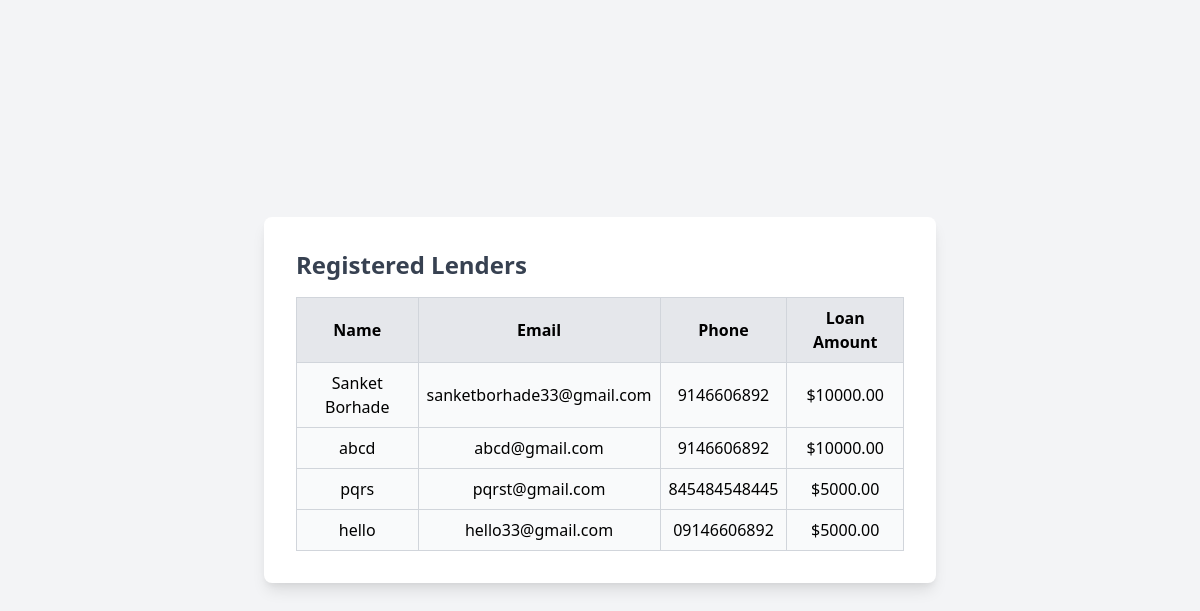
Screenshot of /lenders/ with the database file from the repository.
### loan/models.py (models this page shows, shortened)
class Lender(models.Model):
    name = models.CharField(max_length=255)
    email = models.EmailField(unique=True)
    phone = models.CharField(max_length=15)
    company_name = models.CharField(max_length=255, blank=True, null=True)
    loan_amount = models.DecimalField(max_digits=10, decimal_places=2)
    created_at = models.DateTimeField(auto_now_add=True)

### loan/views.py (the view)
# urls.py: path('lenders/', lender_list, name='lender_list'),
def lender_list(request):
    lenders = Lender.objects.all()
    return render(request, 'loan/lender_list.html', {'lenders': lenders})

### loan/templates/loan/lender_list.html (shortened to what this page needs)
<!DOCTYPE html>
<html lang="en">
<head>
    <link href="https://cdn.jsdelivr.net/npm/tailwindcss@2.2.19/dist/tailwind.min.css" rel="stylesheet">
</head>
<body class="bg-gray-100 min-h-screen p-6 flex items-center justify-center">
    <div class="bg-white p-8 rounded-lg shadow-lg w-full max-w-2xl">
        <h2 class="text-2xl font-bold text-gray-700 mb-4">Registered Lenders</h2>
        <table class="w-full border-collapse border border-gray-300">
            <thead>
                <tr class="bg-gray-200">
                    <th class="border border-gray-300 p-2">Name</th>
                    <th class="border border-gray-300 p-2">Email</th>
                    <th class="border border-gray-300 p-2">Phone</th>
                    <th class="border border-gray-300 p-2">Loan Amount</th>
                </tr>
            </thead>
            <tbody>
                {% for lender in lenders %}
                <tr class="text-center bg-gray-50">
                    <td class="border border-gray-300 p-2">{{ lender.name }}</td>
                    <td class="border border-gray-300 p-2">{{ lender.email }}</td>
                    <td class="border border-gray-300 p-2">{{ lender.phone }}</td>
                    <td class="border border-gray-300 p-2">${{ lender.loan_amount }}</td>
                </tr>
                {% empty %}
                <tr>
                    <td colspan="4" class="text-center text-gray-500 p-4">No lenders found</td>
                </tr>
                {% endfor %}
            </tbody>
        </table>
    </div>
</body>
</html>

### rows the page displays
Lender: name "Sanket Borhade", email "sanketborhade33@gmail.com", phone "9146606892", loan_amount "10000.00"
Lender: name "abcd", email "abcd@gmail.com", phone "9146606892", loan_amount "10000.00"
Lender: name "pqrs", email "pqrst@gmail.com", phone "845484548445", loan_amount "5000.00"
Lender: name "hello", email "hello33@gmail.com", phone "09146606892", loan_amount "5000.00"
